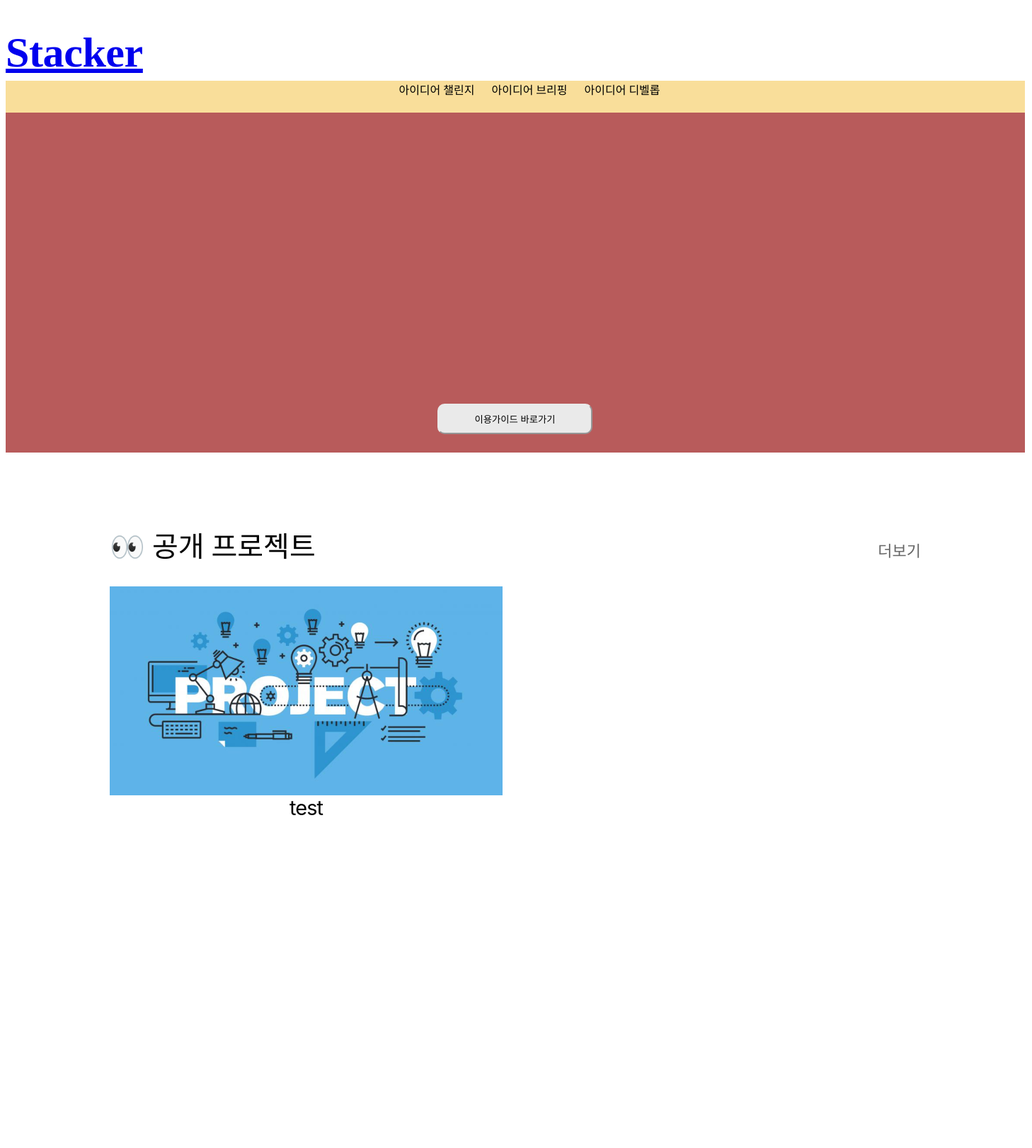
The page /idea_develop/ (upper part) on the database as committed earlier.
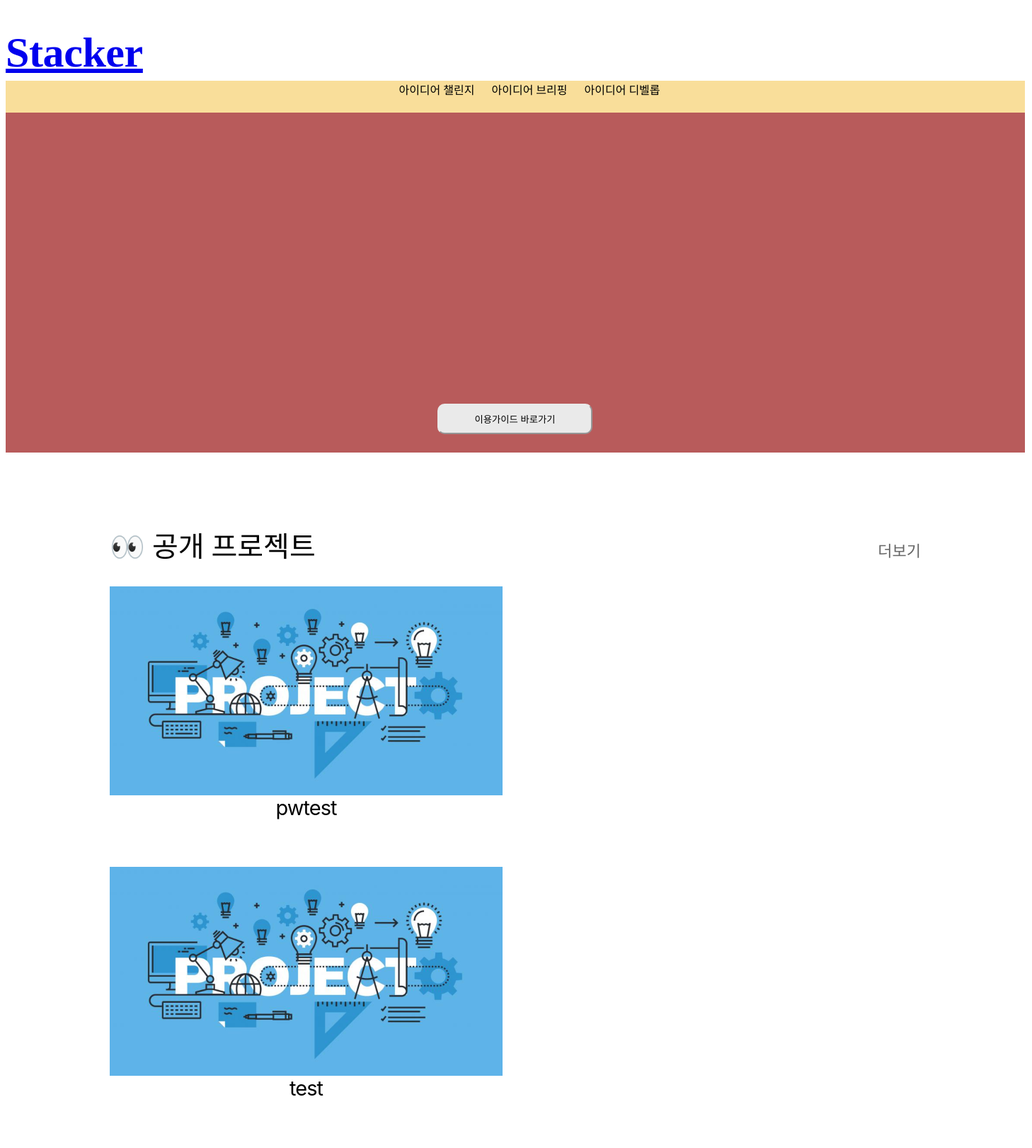
The same page on the database as committed later.
### stackersapp/models.py (models this page shows, shortened)
class Develop(models.Model):
    title = models.CharField(max_length=200)
    body = models.TextField()
    photo = models.ImageField(blank=True, null=True, upload_to='develop_image')
    date = models.DateTimeField(auto_now_add=True) # 자동으로 현재 시간 추가
    like_count = models.PositiveIntegerField(default=0)
    password = models.CharField(max_length=20,blank=True, null=True)

### stackersapp/views.py (the view)
# urls.py: path('idea_develop/', views.home, name='home'),
def home(request):
    posts = Develop.objects.filter().order_by('-date') # 내가 가져오고자 하는 정보를 필터링 해서 가져옴 / order_by: 정렬
    return render(request, 'idea_develop.html', {'posts' : posts})

### stackersapp/templates/idea_develop.html (shortened to what this page needs)
{% load static %}
<!DOCTYPE html>
<html lang="en">
  <head>
    <link href="{% static 'css/develop.css' %}" rel="stylesheet">
  </head>
  <body>
    <section id="main">
      <div class="mainname"><h2><a href="index.html">Stacker</a></h2></div>
      <div class="menubar">
        <nav>
          <ul>
            <a class="a">아이디어 챌린지</a>
            <a class="b">아이디어 브리핑</a>
            <a class="c">아이디어 디벨롭</a>
          </ul>
        </nav>
      </div>
      <div class="mainbox">
        <button
          type="button"
          class="startBtn btn"
          onclick="location.href='guideline.html'"
        >
          이용가이드 바로가기
        </button>
      </div>
      <div class="public">
        <div class="public_name">👀 공개 프로젝트 <a href="more_public.html" class="btn_more">더보기</a></div>
        <div class="public_container4">
            {% for post in posts %}
            <div class="public_content">
                <div class="public_img">
                    <img src="{% static 'image/public_img.png' %}">
                </div>
                <div class="public_title">
                    {{ post.title }}
                </div>
            </div>
            {% endfor %}
        </div>
    </div>
    </section>
  </body>
</html>

### static/css/develop.css (style rules this page uses)
body { background-color: white; }
.mainname { width: 159px; height: 48px; left: 682px; top: 26px; font-family: "SF Pro"; font-style: normal; font-weight: 700; font-size: 40px; line-height: 48px; letter-spacing: -0.01em; color: #1a1a1a; text-align: center; }
.menubar { width: 1440px; height: 45px; left: 0px; top: 100px; background: #f9de9a; text-align: center; }
.a { padding: 0px 10px 0px 10px; }
.b { padding: 0px 10px 0px 10px; }
.c { padding: 0px 10px 0px 10px; text-decoration: none; color: #000000; }
.mainbox { width: 1440px; height: 480px; left: 0px; top: 142px; background: #b85b5b; }
.startBtn { width: 219px; height: 43px; margin-left: 610px; margin-top: 411px; border-radius: 10px; border-color: #eaeaea; background-color: #eaeaea; }
.public { position:relative; width: 1146px; height: 1019px; left: 147px; background-color: white; }
.public_name { font-size: 40px; margin-top: 101px; }
.btn_more { text-decoration: none; font-size: 22px; padding-top: 20px; float: right; color:#666666; background-color: white; border: 0px; }
.public .public_container4 { height: 851px; margin-top: 30px; background-color: white; }
.public .public_content { width: 555px; height: 396px; margin-right: 30px; float:left; background-color: white; }
.public_img { height: 295px; background-color: #D9D9D9; }
.public_title { height: 70px; font-family: 'Inter'; font-style: normal; font-weight: 400; font-size: 29px; line-height: 35px; text-align: center; letter-spacing: -0.035em; color: #000000; }

Rows that differ between the two databases and show on the page:
added Develop: title "pwtest"
